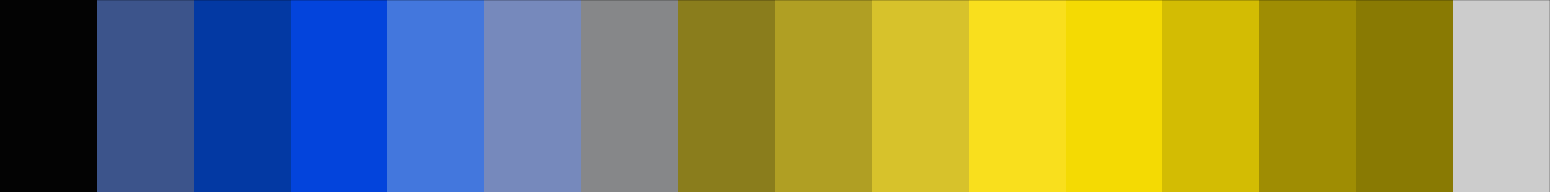
#> input picture 1408_Evaluate_and_compare_colormaps/data/Spectral_16-colours_Deuteranope.png, 1550 x 192 px
$ jupyter execute --allow-errors How_to_evaluate_and_compare_colormaps.ipynb   (shell and % lines are left out)   (Python 2 division)
#> lines starting #> are read from the running program, lines starting #| are printed output that depends on the picture
## How to evaluate and compare colormaps

Matteo Niccoli, MyCarta

Calgary, Alberta, Canada

mycarta.wordpress.com

matteo@mycarta.ca

### Introduction

Spectral, rainbow, and rainbow-like palettes are not perceptual: they do not match how the brain intuitively interprets color.
There is a wealth of literature (e.g. Borland et al. 2007, Rogowitz and Kalvin 2001, Montag 1999, Rogowitz et al. 1999, Light and Bartlein 2004, Borkin et al. 2011) showing that these non-perceptual palettes are poor choices for maps and data visualization.

To represent interval data (e.g. elevation or time structure) or ratio data (e.g. seismic amplitude), the equal steps in the magnitude of the data require equal perceptual distance between points in the color scale.
So good palettes are those that have a monotonic and increasing lightness (or alternatively intensity) profile.

### Perception experiment

You can convince yourself of how bad these palettes are with the experiment in this section, where we deconstruct 'spectral', one of the default palettes from the Matplotlib plotting library commonly used in scientific computing.

The conceptual premise for the experiment comes from Rogowitz et al. (1999), who examined the hue–saturation–lightness components of several colormaps to see how each component encoded the magnitude information in the data. Previously I've done a similar experiment with the ROYGBIV colours in the 3rd post (http://wp.me/p1IlJY-yD) of my blog series 'The rainbow is dead... long live the rainbow'. Let's try it here with 'spectral'.

First, we import the Numpy Python library (a set of functions to run mathematical operations. Typically these tools are faster than the default Python commands).
Next, we import the plot command from the Matplotlib library (a library of plotting functions and utilities commonly used in scientific computing).
Finally we import a couple of tools we will be using to manipulate colours.

[cell 1]
import numpy as np
import matplotlib.pyplot as plt
import matplotlib.colors as clr
import matplotlib.cm as cm

Let's first have a look at the Matplotlib spectral colormap.
To do that, the next block of code generates a random 8x8 checker-board pattern then uses spectral to colour it. We also add a colorbar.

[cell 2]
rndm = np.random.rand(8,8)
my_spectral = plt.get_cmap('spectral')

plt.figure(figsize=(5,4))
plt.pcolor(rndm, cmap=my_spectral)
plt.colorbar()
plt.show()
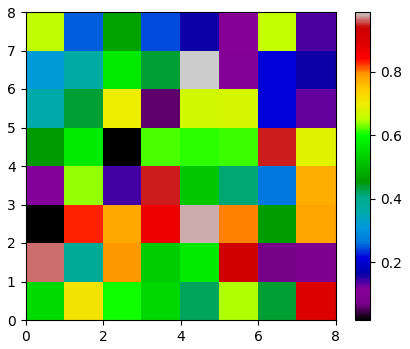
#> figure drawn by matplotlib, 2 panels

The sequence of colours in the colorbar it looks very familiar: many colormaps in a wide range of software are just like this one. They are derived from the visible part of the electromagnetic spectrum by converting individual wavelengths into RGB colours.
http://science-edu.larc.nasa.gov/EDDOCS/Wavelengths_for_Colors.html

If you're interested in the process, one way to do it is to use one of the colour matching functons in here http://cvrl.ioo.ucl.ac.uk/cmfs.htm (for example the the CIE 1931 modified by Judd and Vos). You will get XYZ triplets representing colors sampled at a constant interval of 5 nanometer in the wavelength range 360-830 nm. XYZ values can be converted to RGB using standard formulas (e.g. http://www.brucelindbloom.com/index.html?Eqn_RGB_XYZ_Matrix.html). In Matlab you can do it with the Spectral and XYZ functions collection: http://www.mathworks.com/matlabcentral/fileexchange/7021-spectral-and-xyz-color-functions.

The spectral colormap I use in this notebook was first developed by the neuroimaging project (NiPy) folks and subsequently added to Matplotlib (https://github.com/matplotlib/matplotlib/issues/879/)

You can see the full set of RGB values here:

https://github.com/matplotlib/matplotlib/commit/b64652d335d4318d1b1a332843837a0c17a4a202

The next block of code creates a 16-hue colorbar using this spectral colormap. The first step is to generate a sequence of evenly spaced numbers, the integers from 0 to 15, using the numpy.arange function. Each of these numbers will be assigned a colour when we plot the sequence using the colormap (note that throughout the notebook I will use hues and colours interchangeably, and also sometimes I will use palette in place of colormap).

N.B. the function imshow used to plot the colorbar does not take a 1D array as input (it is intended for images) so by passing data as such you'd get an error message but passing it as [data] circumvents the limitation.

You can uncomment the last line to save the figure as a PNG image file.

[cell 3]
data=np.arange(16)

fig1 = plt.figure(figsize=(20, 4))
ax1 = fig1.add_subplot(1, 1, 1)

ax1.set_xticks([])
ax1.set_yticks([])  # these two commands remove tick marks (and tick labels) by setting them as empty

ax1.set_xlabel('Colours', fontsize = '32')
im = ax1.imshow([data], interpolation = 'none', cmap = 'spectral', aspect='2')
plt.show()
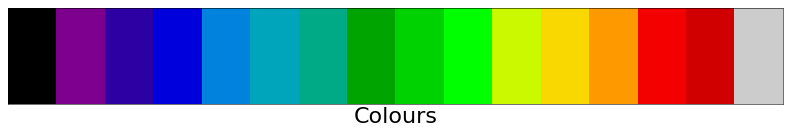
#> figure drawn by matplotlib, 1 panel

#fig1.savefig('colours.png', dpi=100)

At first sight this colorbar may seem like a pleasant and ordered sequence of hues. But to check if it is also perceptually ordered we really need to look at how these hues encode the magnitude in the data, and we do that by converting the hues to intensity and analysing the sequence of intensity values.

The first step is to extract the RGB values for each colour. This is not trivial because we're using a Matplotlib colormap, which has values for R, G, B, and A (Alpha, which controls opacity) in the range 0-1, whereas the data is made up of 16 numbers is in the range 0-15.

The first block of code below scales the data to the same range as the colormap so we can extract the RGB values. In other words, we create 16 equally spaced numbers between 0 and 1.

[cell 4]
# generate 16 equally-spaced numbers in the range 0-1
norm = clr.Normalize(0, 15)
n=norm(data)

[cell 5]
# make sure we got what we wanted
for i in zip(data,n):
    print i

With the next block of code below we use the 16 numbers in 'n' to extract the RGBA values for each color in the palette, then we discard A.

The way we discard A is with the slicing notation [:,:3]. This is equivalent to saying: "for every row (specified by the colon operator ':') in the variable rgba, get items from 0 to, but not including 3 (specified by :3). Notice that Python indexes elements starting with 0, not with 1, like Matlab for example.
More help on slicing in this Stackoverflow answer http://stackoverflow.com/a/509295/1034648.

[cell 6]
# get the colormap
my_cmap = cm.get_cmap('spectral')

# extract the colormap RGBA values at the 16 points
rgba = my_cmap(n)

# slice rgba to discard Alpha
rgb01= rgba[:,:3]

print rgb01

And now that we've obtained RGB values in the range 0-1 we convert them to the range 0-255 to calculate the intensity.

[cell 7]
rgb255 = np.multiply(rgb01,255)
rgb = np.rint(rgb255) # rounds up to nearest integer

print rgb

Next we calculate intnsity with the formula I = 0.2989R + 0.5870G + 0.1140B.
This is the formula used by Matlab's Image Processing Toolbox function rgb2gray. When I was working in Mtlab I had to dig out the formula because I did not have the Image Processing Toolbox:
http://www.mathworks.com/matlabcentral/answers/99136-how-do-i-convert-my-rgb-image-to-grayscale-without-using-the-image-processing-toolbox

[cell 8]
intnst = 0.2989 * rgb[:,0] + 0.5870 * rgb[:,1] + 0.1140 * rgb[:,2] # get the intensity
intensity = np.rint(intnst) # rounds up to nearest integer

Finally, we create the intensity colorbar using grayscale colormap.

You can uncomment the last line to save the figure as a PNG image file.

[cell 9]
fig2 = plt.figure(figsize=(20,4))
ax2 = fig2.add_subplot(1, 1, 1)

ax2.set_xticks([])
ax2.set_yticks([])

ax2.set_xlabel('Colour intensity', fontsize = '32')
im = ax2.imshow([intensity], interpolation = 'none', cmap = 'gray', aspect='2')
plt.show()
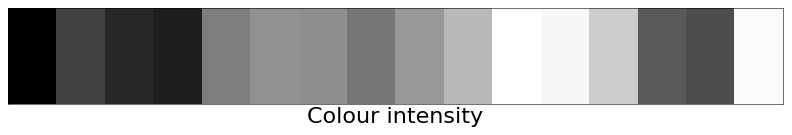
#> figure drawn by matplotlib, 1 panel

#fig2.savefig('intensity.png', dpi=100)

This second colorbar does not look ‘right’ any more. The intensity values go up and down seemingly randomly.
Let's look at the values to confirm it.

[cell 10]
print intensity

An much better way to QC the intensity values was recently suggested to me by Evan Bianco of Agile Geoscience: with his code, below, we can display the colorbar with an overlay plot of the intensity.
Notice that Evan converted the data into a 2D matrix so it can be passed to imshow as it is.

[cell 11]
int_mtx = np.transpose(np.repeat(np.expand_dims(intensity,1),255,axis=1))
fig2a = plt.figure(figsize=(20,4))
ax2a = fig2a.add_subplot(1, 1, 1)

ax2a.set_xticks([])

ax2a.plot(intensity, 'wo', lw = 20)
ax2a.imshow(int_mtx, interpolation = 'none', cmap = 'gray', aspect='0.01')
ax2a.invert_yaxis()

ax2a.set_xlabel('Colour intensity', fontsize = '32')
ax2a.set_ylabel('Intensity', fontsize = '32')

plt.show()
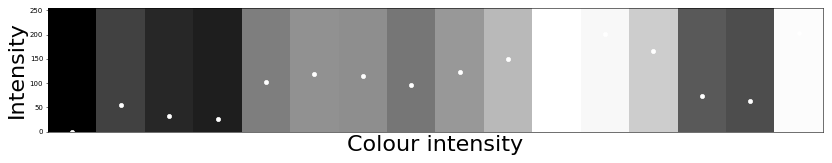
#> figure drawn by matplotlib, 1 panel

[cell 12]
sorted_intensity = np.sort(intensity)

# check the values
print sorted_intensity

Now we create the colorbar of sorted intensity using grayscale colormap.

You can uncomment the last line to save the figure as a PNG image file.

[cell 13]
fig3 = plt.figure(figsize=(20, 4))
ax3 = fig3.add_subplot(1, 1, 1)

ax3.set_xticks([])
ax3.set_yticks([])

ax3.set_xlabel('Sorted colour intensity', fontsize = '32')
im = ax3.imshow([sorted_intensity], interpolation = 'none', cmap = 'gray', aspect='2')
plt.show()
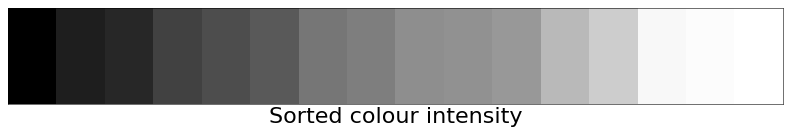
#> figure drawn by matplotlib, 1 panel

#fig3.savefig('sorted_intensity.png', dpi=100)

That looks better. The last three elements on the right look quite similar, but we will try to explain that a bit further down.

Now we want to look at the full color version of the intensity-sorted colormap. This requires again a sorting operation, but this time we want to sort simultaneously RGB values and intensity using the latter, which takes more effort.

First, we use the zip function to join together data and intesity (as a list of tuples) which we can then sort.

[cell 14]
colors = zip(data, intensity)

# check the result
print colors

With the next block of code we sort the tuples in the list above by intensity (last element of tuple).

As I anticipated, we do it in a different way from how we sorted intensity alone, by using the function sorted(). This function accepts a key parameter to specify a function to be called on the element of the tuple we want to sort by. In this case the function called is an anonymous function (one which you do not have to define with 'def').
Lambda is the Python keyword used to generate anonymous functions.
x[-1] is the element in the tuple we want to sort by (the last one).

[cell 15]
sorted_colors = sorted(colors, key=lambda x: x[-1])

# make sure it worked
print sorted_colors

Next we get the sorted data from the sorted list of tuples, and we store it in a new list using a synthax called
list comprehension.
With the command below we are saying: "for each tuple x in the list sorted_colours, write to a new list called sorted_data the first element (remember again that Python starts indexing elements at 0, not 1 like Matlab).

List comprehension is a more compact syntax than an explicit for loop, where we'd iterate through the existing list, and it is by many the recommended syntax for creating lists from other lists.

Good article on list comprehension: http://carlgroner.me/Python/2011/11/09/An-Introduction-to-List-Comprehensions-in-Python.html

[cell 16]
sorted_data = [x[0] for x in sorted_colors]

# check the result
print sorted_data

At this point we can create the colorbar of sorted colours using sorted_data and the original spectral colormap.

You can uncomment the last line to save the figure as a PNG image file.

[cell 17]
fig4 = plt.figure(figsize=(20, 4))
ax4 = fig4.add_subplot(1, 1, 1)

ax4.set_xticks([])
ax4.set_yticks([])

ax4.set_xlabel('Colours sorted by intensity', fontsize = '32')
im = ax4.imshow([sorted_data], interpolation = 'none', cmap = 'spectral', aspect = '2')
plt.show()
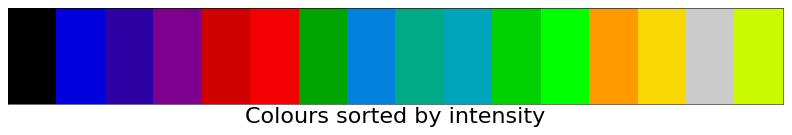
#> figure drawn by matplotlib, 1 panel

#fig4.savefig('sorted_colours.png', dpi=100)

And that does not look right at all.
I think we have managed to demonstrate that spectral is not a good palette in the sense that it does not have a monotonic and increasing intensity profile, and if it did, it would look quite unpleasant, and confusing, so we are back at square one.

As an aside, if you happened to have deficient color vision (more commonly referred to as color blindness), then even the original spectral colorbar would have looked ugly and confusing (e.g. Light and Bartlein 2004).

With the next block of code I will import and display an image. It is fig1 as it would be seen by a person with deuteranopia, the most common form of color vision deficiency. The simulation of deuteranope vision were done in ImageJ with the Dichromacy plugin:

http://www.mecourse.com/landinig/software/dichromacy/dichromacy.html

[cell 18]
import Image

global ext
ext = ".png"

imageFile = "data/Spectral_16-colours_Deuteranope.png"
im = Image.open(imageFile)
#> im is the input picture: PIL image 1550x192 RGBA; mean R, G, B, A 132.4, 135.9, 88.7, 255

fig1a = plt.figure(figsize=(20,4))
ax1a = fig1a.add_subplot(1, 1, 1)

ax1a.set_xticks([])
ax1a.set_yticks([])

ax1a.set_xlabel('Colours - deuteranope simulation',  fontsize = '27')
im1a = ax1a.imshow(im, interpolation = 'none')
plt.show()

#fig1a.savefig('colours - deuteranope.png', dpi=100)

If I were to look at this colorbar for the first time, knowing nothing about what we've discussed about so far, I'd guess that there's a high, the yellow, and then on either side we go to a low, an absolute low on the left, the black, and a relative low on the rigth, a medium gray. Confusing, and incorrect.

But there's an additional reason why this palette is bad and should be avoided. It has to do with variation in the rate of change in the intensity values.

The next couple of blocks of code generate a plot where each of the sorted colors is plotted as a 1-sample gray line, at a position on a scale 0-255 (a typical length for colormaps) corresponding to its intensity, and with a gray value also corresponding to its intensity. Bear with me, it will be all clear at the end.

First we create a 256 x 1 array of zeros. Then at the samples positions corresponding to the values of sorted intensity, we replace the zero with the intensity value itself.

[cell 19]
euclidean_intensity = (np.ones(256)*255)

euclidean_intensity[sorted_intensity.astype(int)] = [0,  25,  32,  54,  63,  73,  96, 102, 115, 118, 123, 150, 166,
       201, 204, 207]

You can uncomment the command below if you want to look at the resulting 1x256 array.

[cell 20]
#print euclidean_intensity

The next block of code generates the plot.

[cell 21]
fig5 = plt.figure(figsize=(20,4))
ax5 = fig5.add_subplot(1, 1, 1)

ax5.set_xticks([])
ax5.set_yticks([])

ax5.set_xlabel('Sorted colour intensity, euclidean distance',  fontsize = '27')
im = ax5.imshow([euclidean_intensity], interpolation = 'none', cmap = 'gray',aspect = '32')
plt.show()
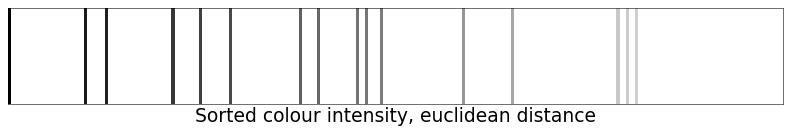
#> figure drawn by matplotlib, 1 panel

# fig5.savefig('sorted_intensity_0-255.png', dpi=100)

What is this plot telling us? It is telling us that even if the colors in fig4 are sorted by intensity, they are not equally spaced on a 0-255 scale. Towards the right end we see a cluster of three, these are the ones in fig3 I mentioned earlier which looked all fairly similar in intensity, and indeed we see that their values are 201, 204, and 207).  There are other clusters, but they are less noticeable for two reasons: first they are not as tight, and second the just noticeable difference increases towards darker intensities (for reference on the just noticeable difference see http://en.wikipedia.org/wiki/Just-noticeable_difference).

The implication of this is that if we were to take the 16 colors in fig4 (assuming we did not find the sequence of hue ugly) and interpolate in RGB space to get a colormap of 256, we'd create several segments between each pair of consecutive colours with wildly varying intensity gradients, which could erroneously be interpreted as different gradients in the data.

As I wote in the paper, this is not just about making pretty (or ugly) maps. There can be significant and quantifiable impact from the misuse of colormaps. Medical practitioners recognized long ago that color visualization is not trivial and that in particular rainbow-like colormaps should be avoided. For example, Borkin et al. (2011) argued that using rainbow in artery visualization has a negative impact on task performance, and may cause more heart disease misdiagnoses.

On the geophysical side, Welland et al. (2006) argued that what is linear in HSL colour space is not linear in psychological colour space and demonstrated that remapping of the standard red-white-blue palette to a more psychological space allows discerning of subtle anomalies in the data that are not captured using the standard palette. Froner et al. (2013) showed in a carefully controlled experiment that the area of a shallow marine sand body mapped by hand on a time slice colored using a spectrum was 235% larger than the area resulting from mapping the sand on the same time slice colored with grayscale.

A footnote: as a test I converted fig1 and fig4 to grayscale. I was expecting for fig1 to look like fig2 and for fig 4 to look like fig 3.
Instead, they did not (I used ImageJ). I verified from other sources that the Matlab formula I used for intensity (I = 0.2989R + 0.5870G + 0.1140B) is correct, but then I discovered it is not unique. Instead, there are several formulas, each used by different photo editing software and printing device, and I am using just one of them:
http://www.tannerhelland.com/3643/grayscale-image-algorithm-vb6/

### Perceptual testing of colormaps

The perceptual test I introduce next to assess colormaps is not a new idea. I used it for the first time in 'How to assess a colourmap', an essay in the book '52 things you should know about geophysics', edited by Matt Hall and Evan Bianco and published by Agile Libre. http://www.amazon.com/Things-Should-Know-About-Geophysics/dp/0987959409

After introducing the concept in the essay I shared the Matlab code to replicate the test on the 1st post (http://wp.me/p1IlJY-8q) of my blog series 'The rainbow is dead... long live the rainbow'. Matlab code is open, but Matlab is not free so this Python Notebook is an opportunity to make the test more accessible and reproducible (and I hope to a larger audience as well).

Here's what we are going to do in this section: we will build a pyramid model and then plot two versions of it: one colored using the spectral colormap, the other with a rainbow-like colormap with linear lightness profile. Since the pyramid is a model, a perfect polyhedron with a smooth surface, there should be no visible artifacts. In other words, the colours should vary continuously and smoothy with the surface. We will easily recognize that this is not the case when we use the spectral colormap (in fact this is seldom the case with rainbow-like colormaps). We will also easily see that the pyramid colored with linear lightness palette has no artifacts. Thus the pyramid is a good way to spot them.

Together with the pyramid we will also create a plot of the colormap's ligthness as a line in x-y space. The plot will have ligthness as the y coordinate and pyramid elevation as the x coordinate, and the line will change color with elevation in the same way in which the pyramid does. This way we will be able to link the pyramid and the ligthness and better understand what parts of the colormap create the artifacts and why.

#### Step 1 - importing MyCarta's perceptual Linear-L rainbow palette and converting it into a custom, 256-sample Matplotlib colormap

The LinerL palette is a slight modification of a palette introduced in Kindlmann et al. (2002). I described the adjustments I made in the 5th post (http://wp.me/p1IlJY-Du) of of my blog series 'The rainbow is dead... long live the rainbow'.

This block of code reads in Red, Green, and Blue triplets from a tab-delimited text file. RGB values in the file are in the range 0-1.

[cell 22]
linl = np.loadtxt('data/Linear_L_0-1.txt')

Let's check the imported values by looking at the first 10 RGB triplets. The notation [:9] is aain an instance of slicing.

[cell 23]
print linl[0:9]

[cell 24]
# setting up color arrays
r1 = linl[:, 0] # value of Red for the nth sample
g1 = linl[:, 1] # value of Green for the nth sample
b1 = linl[:, 2] # value of Blue for the nth sample

r2 = r1 # value of Red at the nth sample
r0 = np.linspace(0, 1, len(r1)) # position of the nth Red sample within the range 0 to 1

g2 = g1 # value of Green at the nth sample
g0 = np.linspace(0, 1, len(g1)) # position of the nth Green sample within the range 0 to 1

b2 = b1 # value of Blue at the nth sample
b0 = np.linspace(0, 1, len(b1)) # position of the nth Blue sample within the range 0 to 1

# creating lists
R = zip(r0, r1, r2)
G = zip(g0, g1, g2)
B = zip(b0, b1, b2)

# creating list of above lists and transposing
RGB = zip(R, G, B)
rgb = zip(*RGB)
#print rgb

# creating dictionary
k=['red', 'green', 'blue'] # makes list of keys
linearl=dict(zip(k,rgb)) # makes a dictionary from list of keys and list of values

The next block of code makes the custom Matplotlib color palette from the dictionary we just created, then uses the same 8x8 checker-board pattern from the Perception experiment section to test the result.

[cell 25]
my_l = clr.LinearSegmentedColormap('my_colormap', linearl)

plt.figure(figsize=(5,4))
plt.pcolor(rndm, cmap=my_l)
plt.colorbar()
plt.show()
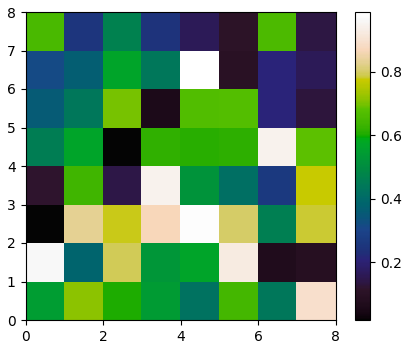
#> figure drawn by matplotlib, 2 panels
#> (the rest of the program and of its run is left out)
